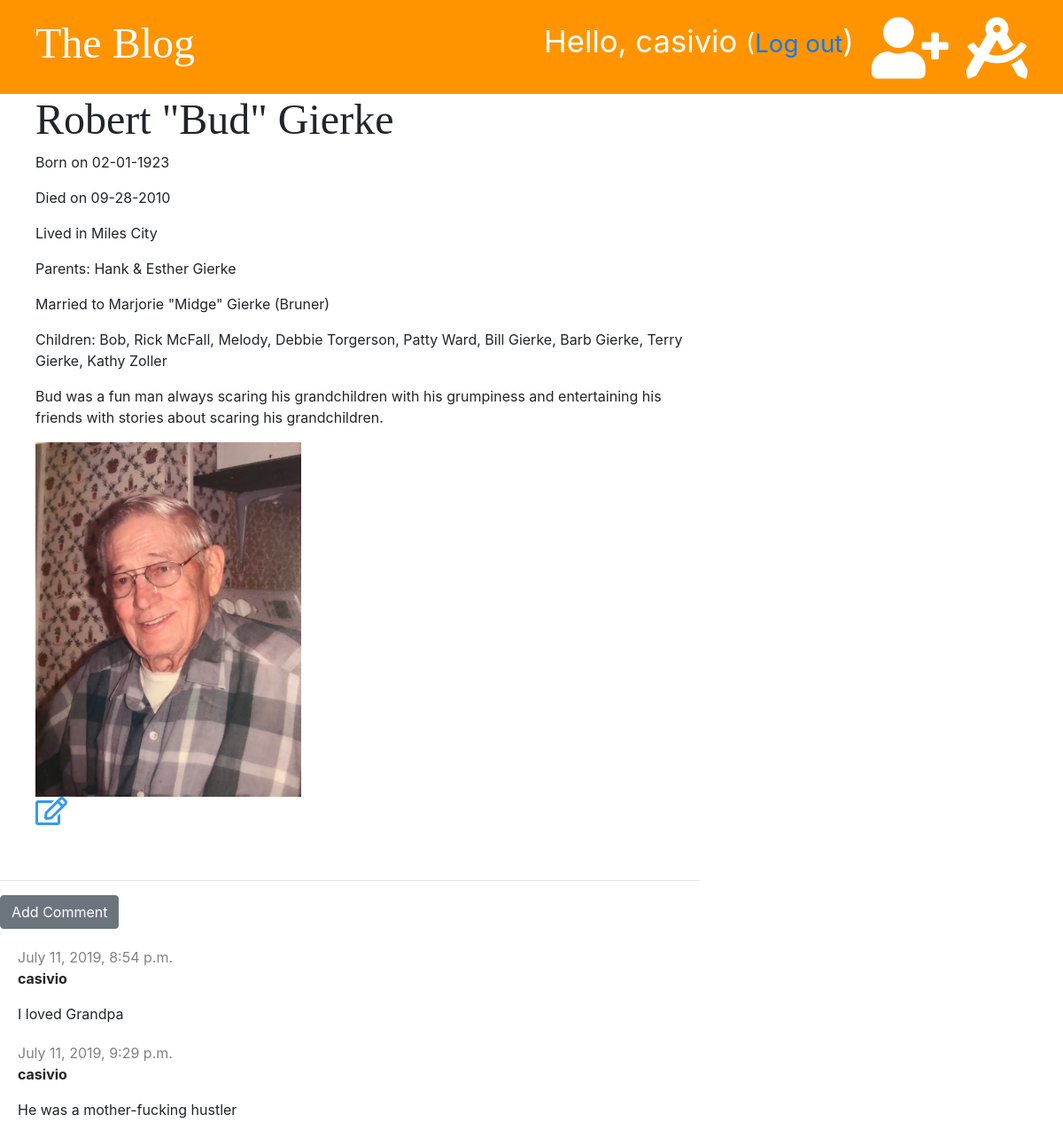
Screenshot of /post/3/ (signed in) with the database file from the repository.
### blog/models.py (models this page shows, shortened)
class Post(models.Model):
	author = models.ForeignKey('auth.User', on_delete=models.CASCADE)
	name = models.CharField(max_length=200, unique=True)
	date_of_birth = models.DateTimeField(blank=True, null=True)
	date_deceased = models.DateTimeField(blank=True, null=True)
	parents = models.CharField(max_length=100, blank=True, null=True)
	spouse = models.CharField(max_length=100, blank=True, null=True)
	children =  models.CharField(max_length=300, blank=True, null=True)
	city =  models.CharField(max_length=100, blank=True, null=True)
	text = models.TextField()
	picture = models.ImageField(blank=True, upload_to='images/', default='images/IMG_3232.JPG')
	created_date = models.DateTimeField(default=timezone.now)
	published_date = models.DateTimeField(blank=True, null=True)

class Comment(models.Model):
	post = models.ForeignKey('blog.Post', on_delete=models.CASCADE, related_name='comments')
	author = models.CharField(max_length=200)
	text = models.TextField()
	created_date = models.DateTimeField(default=timezone.now)
	approved = models.BooleanField(default=False)

### blog/views.py (the view)
# urls.py: path('post/<int:pk>/', views.post_detail, name='post_detail'),
def post_detail(request, pk):
	post = get_object_or_404(Post, pk=pk)
	stuff_for_frontend = {'post': post}
	return render(request, 'blog/post_detail.html', stuff_for_frontend)

### blog/templates/blog/post_detail.html (shortened to what this page needs)
{% extends 'blog/base.html' %}
{% block content %}
	<div class="post">
		{% if post.published_date %}
			<div>
				<h1>{{ post.name }}</h1>
				<p>Born on {{ post.date_of_birth|date:'m-d-Y' }}</p>
				{% if post.date_deceased is not None %}
					<p>Died on {{ post.date_deceased|date:'m-d-Y' }}</p>
					<p>Lived in {{ post.city }}</p>
				{% else %}
					<p>Still with us today and living in {{ post.city }}</p>
				{% endif %}
				<p>Parents: {{ post.parents }}</p>
				{% if post.spouse is not None %}
					<p>Married to {{ post.spouse }}</p>
				{% else %}
					<p>On the market for a potential spouse</p>
				{% endif %}
				{% if post.children is not None %}
					<p>Children: {{ post.children }}</p>
				{% else %}
					<p>No children... yet <img src="https://thumbs.dreamstime.com/z/winking-face-emoticon-vector-design-smiling-71847858.jpg" height=35</p>
				{% endif %}
			</div>
			<p>{{ post.text|linebreaksbr }}</p>
			<div>
				<img src="{{ post.picture.url }}"height=400>
			</div>
			{% else %}
			<a href={% url 'post_publish' pk=post.pk %} class="btn btn-primary">Publish</a>
		{% endif %}
		{% if user.is_authenticated %}
		<div>
			<a href="{% url 'post_edit' pk=post.pk %}"><i class="far fa-edit fa-2x" style="color: #339af0"></i></a>
		</div>
		{% endif %}
	</div>
	<hr>
	<a href="{% url 'add_comment_to_post' pk=post.pk %}" class="btn btn-secondary">Add Comment</a>
	{% for comment in post.comments.all %}
		{% if user.is_authenticated or comment.approved %}
		<div class="comment">
			<div class="date">
				{{ comment.created_date }}
			</div>
			<p><strong>{{ comment.author }}</strong></p>
			<p>{{ comment.text | linebreaksbr }}</p>
		</div>
		{% endif %}
	{% empty %}
		<p>No comments yet ...</p>
	{% endfor %}
{% endblock %}

### blog/templates/blog/base.html (shortened to what this page needs)
{% load staticfiles %}
<!DOCTYPE html>
<html>
<head>
	<link rel="stylesheet" href="https://stackpath.bootstrapcdn.com/bootstrap/4.3.1/css/bootstrap.min.css">
	<link rel="stylesheet" href="{% static 'css/blog.css' %}">
	<link rel="stylesheet" href="https://use.fontawesome.com/releases/v5.8.1/css/all.css">
</head>
<body>
	<div class="page-header">
		{% if user.is_authenticated %}
			<a href="{% url 'post_draft_list' %}" class="top-menu"><i class="fas fa-drafting-compass fa-2x"></i></a>
			<a href="{% url 'post_new' %}" class=top-menu><i class="fas fa-user-plus fa-2x"></i></a>
			<p class="top-menu">Hello, {{ user.username }} <small>(<a href="{% url 'logout' %}">Log out</a></small>)</p>
		{% else %}
			<a href="{% url 'login' %}" class="top-menu">Login</a>
		{% endif %}
		<h1><a href="{% url 'post_list' %}">The Blog</a></h1>
	</div>
		<div class="row">
			<div class="col-md-8">
				{% block content %}
				{% endblock %}
			</div>
		</div>
</body>
</html>

### blog/static/css/blog.css (style rules this page uses)
.page-header { background-color: #ff9400; margin-top: 0; padding: 20px 20px 20px 40px; }
.page-header h1, .page-header h1 a { color: #ffffff; font-size: 36pt; text-decoration: none; }
h1, h2, h3, h4 { font-family: 'Tangerine', 'Inconsolata', 'Droid Sans', serif; font-size: 48px; }
.date { color: #828282; margin-top: 20px; }
.post { margin-bottom: 60px; margin-left: 40px; }
.top-menu, .top-menu-add-icon:hover { color: #ffffff; float: right; font-size: 26pt; margin-right: 20px; }
.comment { margin: 20px 0px 20px 20px; }

### rows the page displays
Post: name "Robert \"Bud\" Gierke", date_of_birth "02-01-1923", date_deceased "09-28-2010", city "Miles City", parents "Hank & Esther Gierke", spouse "Marjorie \"Midge\" Gierke (Bruner)", children "Bob, Rick McFall, Melody, Debbie Torgerson, Patty Ward, Bill Gierke, Barb Gierke, Terry Gierke, Kathy Zoller", text "Bud was a fun man always scaring his grandchildren with his grumpiness and entertaining his friends with stories about scaring his grandchildren.", picture (picture)
Comment: created_date "July 11, 2019, 8:54 p.m.", author "casivio", text "I loved Grandpa"
Comment: created_date "July 11, 2019, 9:29 p.m.", author "casivio", text "He was a mother-fucking hustler"

### other values shown
{{ user.username }} "casivio"
